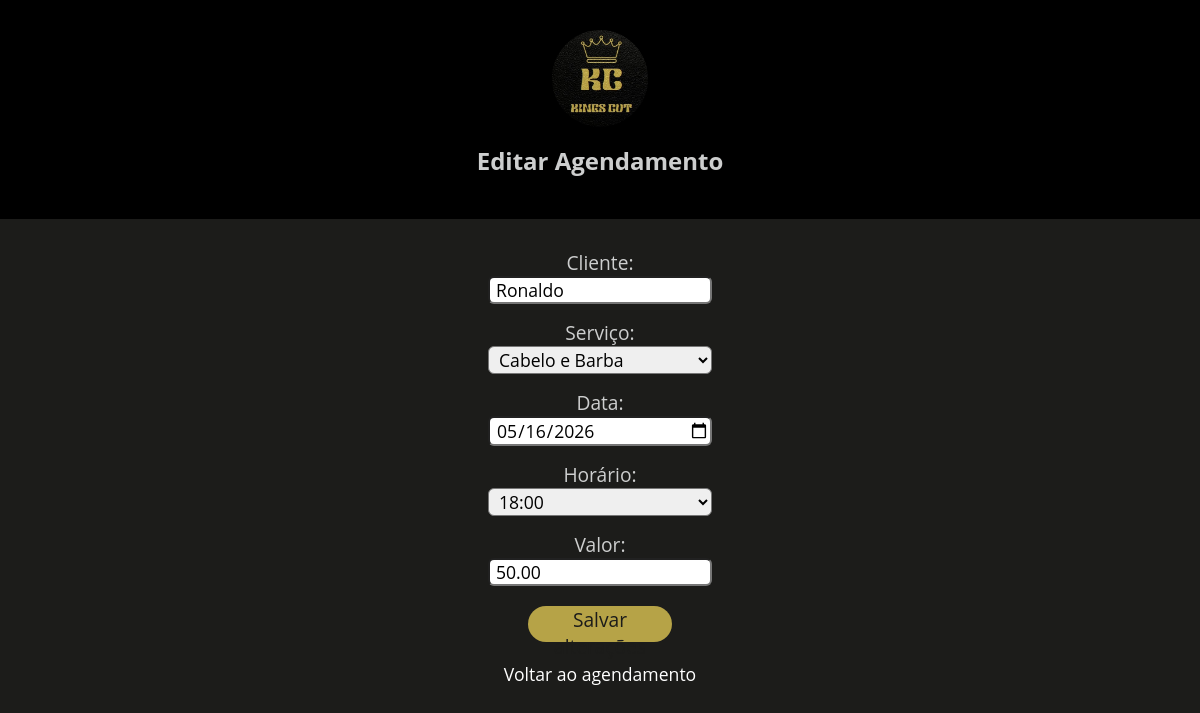
The app's page /agendamento/editar.php?id=10 (signed in) with its own data.
### tables this page shows
CREATE TABLE `agendamentos` (
  `id` int(11) NOT NULL,
  `cliente` varchar(100) NOT NULL,
  `servico` varchar(50) NOT NULL,
  `data_agendada` date NOT NULL,
  `horario` time NOT NULL,
  `valor` decimal(10,2) NOT NULL,
  `id_usuario` int(11) NOT NULL
);

### agendamento/editar.php (the view, shortened to what this page needs)
<?php
include("../conexao.php");
$id = intval($_GET['id']);
$id_usuario = $_SESSION['id_usuario'];
$sql = "SELECT * FROM agendamentos
        WHERE id = ? AND id_usuario = ?";
$stmt = $conexao->prepare($sql);
$stmt->bind_param("ii", $id, $id_usuario);
$stmt->execute();
$resultado = $stmt->get_result();
$agendamento = $resultado->fetch_assoc();
?>
<!DOCTYPE html>
<html lang="pt-br">
<head>
    <link rel="stylesheet" href="../src/style-editar.css">
</head>
<body>
    <nav>
        <img class="logo" src="../src/images/logo.jpeg" alt="logo do perfil">
        <h1>Editar Agendamento</h1>
    </nav>
    <form method="post">
        <p>
            <label>Cliente:</label><br>
            <input class="caixinha" type="text" name="cliente"
                   value="<?php echo $agendamento['cliente']; ?>" required>
        </p>
        <p>
            <label>Serviço:</label><br>
            <select class="caixinha" name="servico" id="servico" onchange="atualizarValor()" required>
                <option value="Cabelo e Barba"
                    <?php if ($agendamento['servico'] == 'Cabelo e Barba') echo 'selected'; ?>
                    data-valor="50.00">Cabelo e Barba</option>
            </select>
        </p>
        <p>
            <label>Data:</label><br>
            <input class="caixinha" type="date" name="data_agendada"
                   value="<?php echo $agendamento['data_agendada']; ?>" required>
        </p>
        <p>
            <label>Horário:</label><br>
            <select class="caixinha" name="horario" required>
                <?php
                $horarios = [
                    "09:00", "10:00", "11:00", "12:00",
                    "13:00", "14:00", "15:00", "16:00",
                    "17:00", "18:00"
                ];
                foreach ($horarios as $hora) {
                    $selected = (substr($agendamento['horario'], 0, 5) == $hora)
                        ? "selected"
                        : "";
                    echo "<option value='$hora' $selected>$hora</option>";
                }
                ?>
            </select>
        </p>
        <p>
            <label>Valor:</label><br>
            <input class="caixinha" type="text" name="valor" id="valor"
                   value="<?php echo $agendamento['valor']; ?>" readonly>
        </p>
        <button type="submit">Salvar alterações</button>
    </form>
    <p><a class="link" href="listar.php">Voltar ao agendamento</a></p>
</body>
</html>

### src/style-editar.css (style rules this page uses)
* { padding: 0; margin: 0; box-sizing: border-box; font-family: "Open Sans", sans-serif; }
:root { --cor-fonte: #B6A347; --cor-fundo: #1C1C1A; --cor-fundo-2: #cdcece; --cor-fundo-botao: #9b9b9b; }
body { background-color: var(--cor-fundo); color: var(--cor-fundo-2); text-align: center; }
nav { background-color: black; padding: 30px 0px; }
nav > .logo { border-radius: 50%; width: 6rem; }
nav > h1 { background-color: black; padding: 12px 0px; }
form { margin-top: 30px; font-size: 1.2rem; }
form > p { margin-top: 15px; }
form > button { display: block; font-size: 1em; width: 12%; height: 36px; background-color: var(--cor-fonte); color: var(--cor-fundo); border: none; border-radius: 25px; cursor: pointer; margin: 20px auto; transition: all 0.5s ease; }
.caixinha { font-size: 1.1rem; border-radius: 6px; width: 14rem; padding-left: 6px; }
p > .link { color: white; font-size: 1.1rem; text-decoration: none; line-height: 25px; }

### records on screen
agendamentos: cliente "Ronaldo", servico "Cabelo e Barba", data_agendada "05/16/2026", valor "50.00"

### other values on screen
form field horario "18:00"
